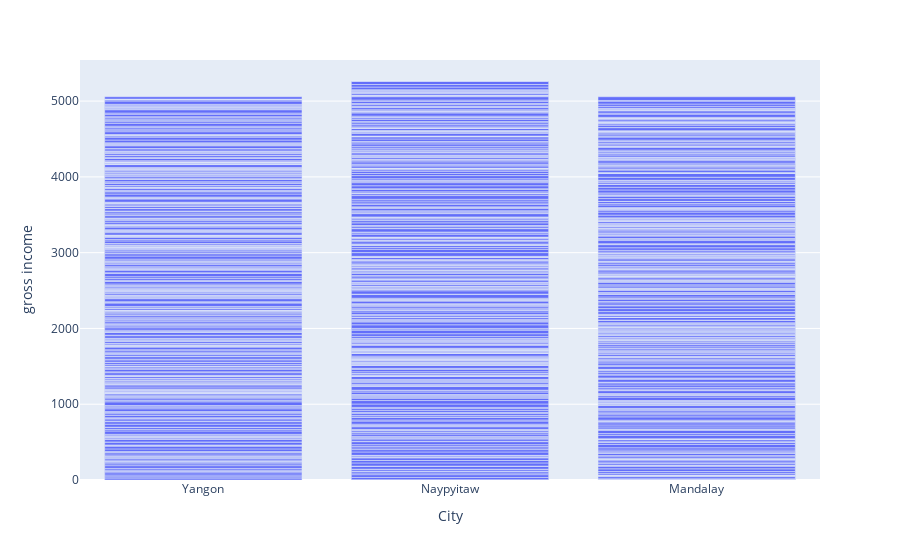

Write notebook code for a chart like this one.
### Code cell
px.bar(df_city, x='City', y='gross income')

### Figure 1 — Plotly figure (JSON) as saved in the notebook; plotly's stock layout.template omitted (floating-point values rounded to 4 significant figures; data arrays with more than 128 entries replaced by an {"elided": "..."} marker saying what was removed)
{"data": [{"alignmentgroup": "True", "hovertemplate": "City=%{x}<br>gross income=%{y}<extra></extra>", "legendgroup": "", "marker": {"color": "#636efa", "pattern": {"shape": ""}}, "name": "", "offsetgroup": "", "orientation": "v", "showlegend": false, "textposition": "auto", "type": "bar", "x": {"elided": "1000 str values"}, "xaxis": "x", "y": {"elided": "1000 float values"}, "yaxis": "y"}], "layout": {"barmode": "relative", "legend": {"tracegroupgap": 0}, "margin": {"t": 60}, "xaxis": {"anchor": "y", "domain": [0, 1], "title": {"text": "City"}}, "yaxis": {"anchor": "x", "domain": [0, 1], "title": {"text": "gross income"}}}}
